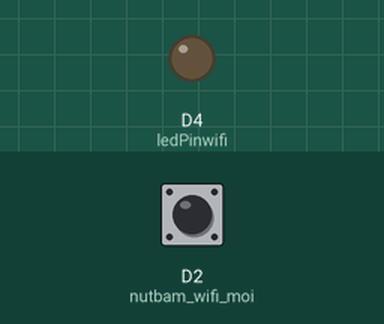
Simulated run of this sketch. Board: ESP8266 (NodeMCU). On the bench: output pins drawn as LEDs (lit = HIGH). Inputs (shaded band) come from the test bench; at power-on: D2 (nutbam_wifi_moi) HIGH. WiFi joins after 1.5 s; servers stay silent unless stated; what the sketch prints to the serial monitor is not drawn.

Above: at 5.5 s.
5.6 s: D2 (nutbam_wifi_moi) pulsed LOW 2 times (0.12 s each, 0.3 s apart)
At 6.7 s:
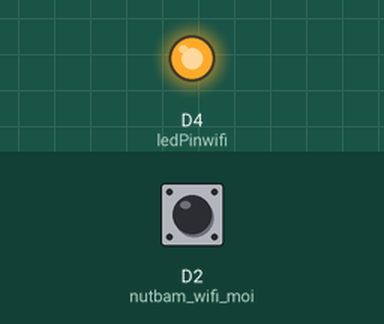
Timing chart, 0 to 8.6 s (numbered marks = the images above; inputs shaded):
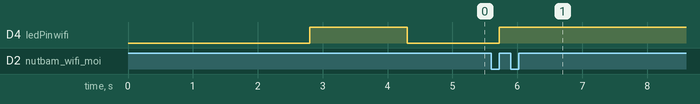

Measured:
- after the input at 5.6 s, D4 (ledPinwifi): LOW → HIGH after 0.12 s

The sketch:

THAY_DOI_TEN_WIFI_VA_MAT_KHAU_CHO_ESP8266.ino
```cpp
//tim wifi có tên ESPxxxxxxx ko có pass (xx là ký tự số)
// nhập 192.168.4.1 để vào tìm wifi và tiến hành cài đặt mới.
#include <ESP8266WiFi.h>  //https://github.com/esp8266/Arduino
#include <DNSServer.h>
#include <ESP8266WebServer.h>
#include "WiFiManager.h"  //https://github.com/tzapu/WiFiManager (đây là link gốc, còn muốn làm giống mình thì adđ thư viện mình việt hóa trong file đính kèm)

#define ledPinwifi D4
#define nutbam_wifi_moi 4  //Chính là chân GPIO4 có ký hiệu là D2 trên bo mạch. nối qua trở 1 k->nút bấm->GND.

void configModeCallback(WiFiManager *myWiFiManager) {
  Serial.println("Entered config mode");
  Serial.println(WiFi.softAPIP());                       // in ra địa chỉ wifi
  Serial.println(myWiFiManager->getConfigPortalSSID());  //in ra tên wifi sẽ phát ra
}

void setup() {
  lednhapnhay();
  pinMode(nutbam_wifi_moi, INPUT);
  pinMode(ledPinwifi, OUTPUT);  // đèn báo wifi khi kết nối thành công
  digitalWrite(nutbam_wifi_moi, HIGH);

  Serial.begin(115200);
  WiFiManager wifiManager;

  wifiManager.setAPCallback(configModeCallback);
  if (!wifiManager.autoConnect()) {
    Serial.println("KẾT NỐI THẤT BẠI ĐANG RESET ESP CHỜ.....");
    ESP.reset();  //Nếu kết nối thất bại, thử kết nối lại bằng cách reset thiết bị
    delay(800);
  }
  Serial.println("KẾT NỐI THÀNH CÔNG:)");  //Nếu kết nối wifi thành công, in thông báo ra màn hình
  digitalWrite(ledPinwifi, LOW);           //đèn led wifi sáng liên tục báo đang kết nối.
}
//===================CHƯƠNG TRÌNH CON XÓA WIFI CŨ VÀ CÀI WIFI MỚI==================================
void xoawificu() {
  if (digitalRead(nutbam_wifi_moi) == LOW)  // nếu nút bấm xóa wifi cũ đc bấm
  {
    {
      while (digitalRead(nutbam_wifi_moi) == LOW)
        ;  // chừng nào nut bấm_wifi_mới vẫn đc giữ
      {

        Serial.println(digitalRead(nutbam_wifi_moi));  // in giá trị nút bấm ra màn hình 0 or 1
        WiFiManager wifiManager;                       // gọi bộ nhớ wifi cũ
        digitalWrite(ledPinwifi, HIGH);
        wifiManager.resetSettings();  // xóa bộ nhớ wifi cũ AUTO QUAY VỀ Void setup do đó ko chạy lệnh dưới
      }
    }
  }
}
//=================== CHƯƠNG TRÌNH CHÍNH LIÊN TỤC KIỂM TRA SẴN SÀNG GỌI LỆNH CÀI WIFI MỚI===========
void loop() {
  xoawificu();
}
//=================led nhấp nháy báo kết nối==================================================
void lednhapnhay() {
  digitalWrite(ledPinwifi, LOW);  // hiệu ứng led wifi nhấp nháy thông báo hãy ấn nút gọi webserver
  delay(400);
  digitalWrite(ledPinwifi, HIGH);
  delay(400);
  digitalWrite(ledPinwifi, LOW);
  delay(400);
  digitalWrite(ledPinwifi, HIGH);
  delay(400);
  digitalWrite(ledPinwifi, LOW);
  delay(400);
  digitalWrite(ledPinwifi, HIGH);
  delay(400);
  digitalWrite(ledPinwifi, LOW);
  delay(400);
  digitalWrite(ledPinwifi, HIGH);
  // cuối lệnh là tắt hẳn...sau đó sẽ đc sáng hẳn lên khi người dùng bấm giữ tại ctr khác
}
```
